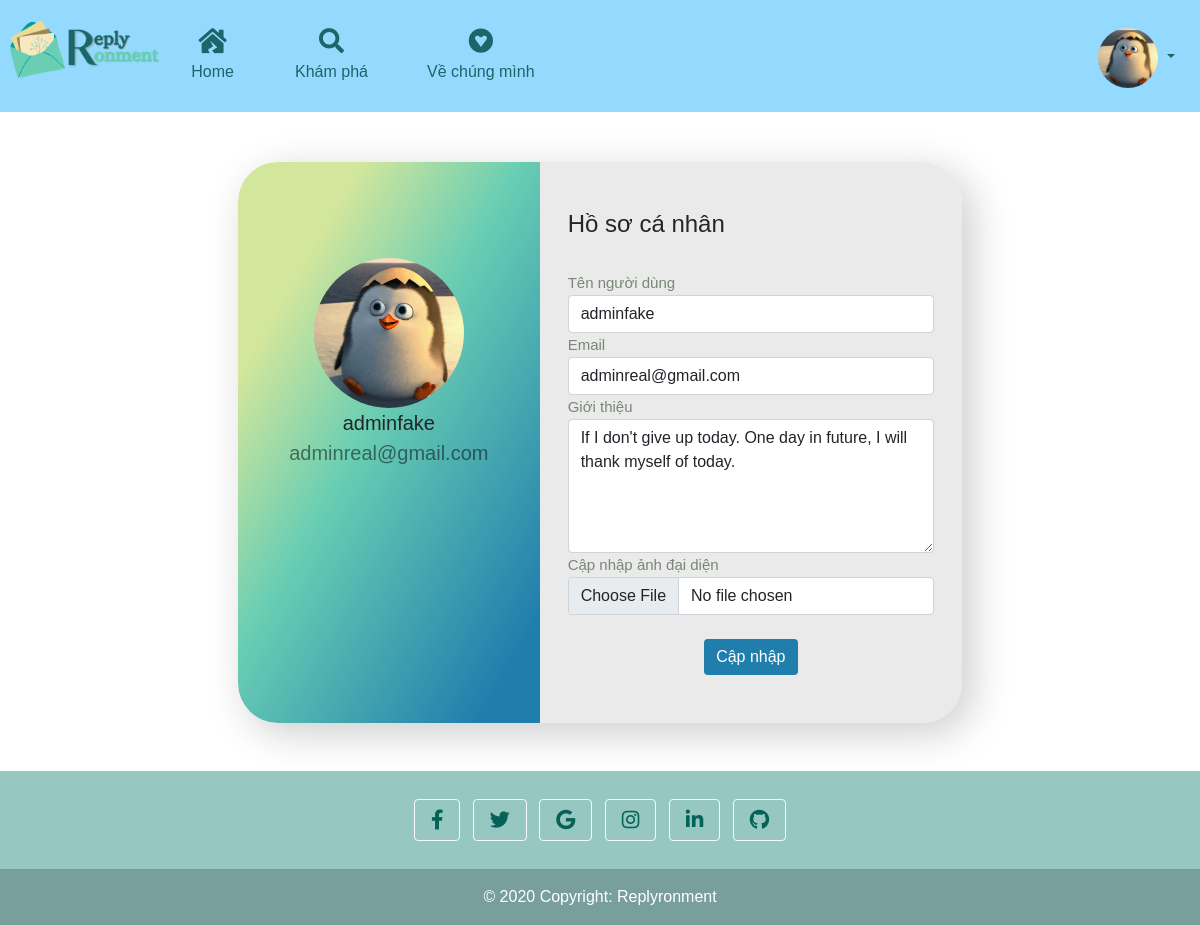
Before: /Profile/ (signed in) with the older database file.
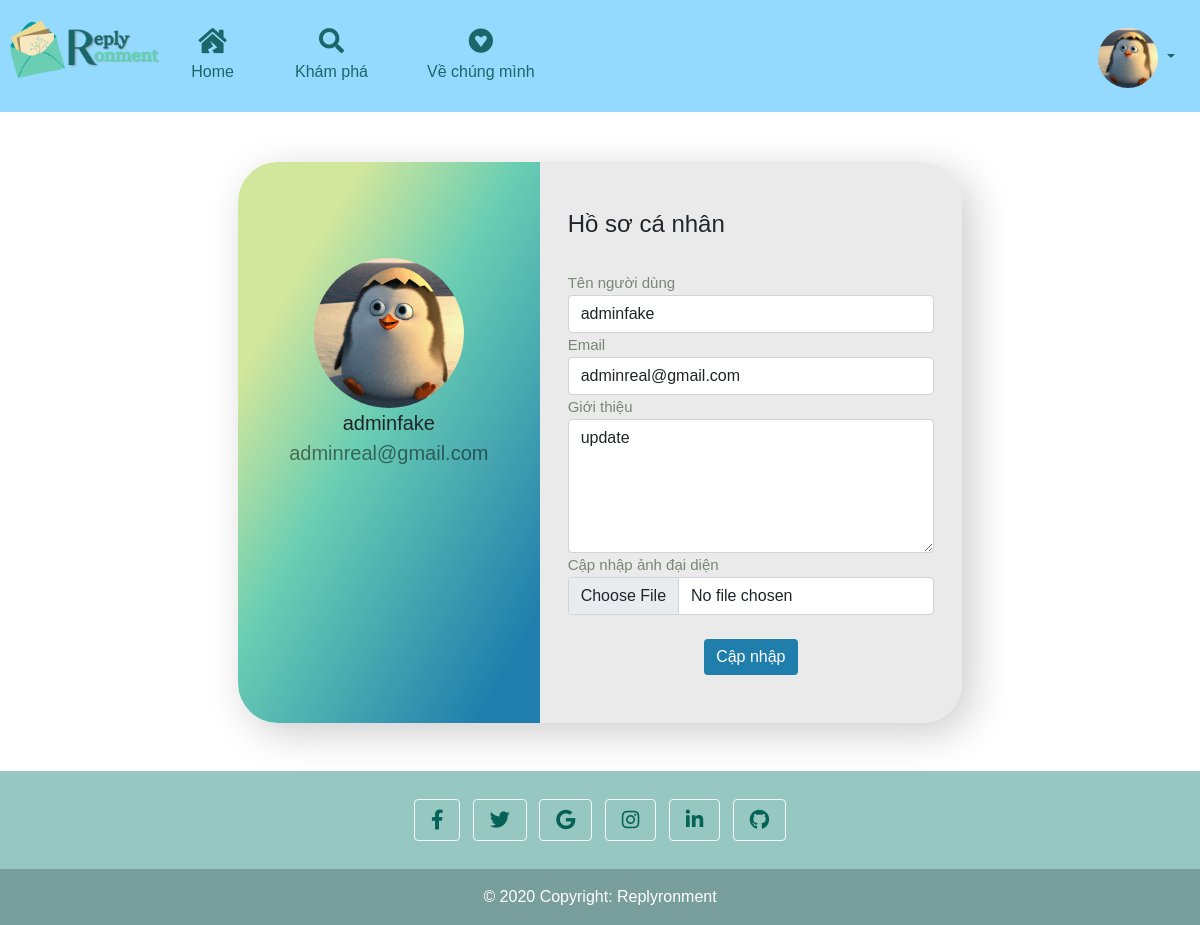
After: the same page with the newer database file.
### replyronment/models.py (models this page shows, shortened)
class Profile(models.Model):
    user = models.OneToOneField(User, on_delete=models.CASCADE)
    avatar = models.ImageField(default='earth.png', upload_to='profile_images')
    bio = models.TextField()
    score = models.IntegerField(default=0,validators=[MinValueValidator(0)])
    answered_ques = models.ManyToManyField('QuesModel', blank=True, related_name='Answered_Questions')
    Correct_ques = models.ManyToManyField('QuesModel', blank=True, related_name='Correct_Questions')
    Incorrect_ques = models.ManyToManyField('QuesModel', blank=True, related_name='Incorrect_Question')

### replyronment/views.py (the view)
# urls.py: path('Profile/',views.profile,name='profile'),
@login_required(login_url='/login')
def profile(request):
    if request.method == 'POST':
        u_form = UpdateUserForm(request.POST, instance=request.user)
        p_form = UpdateProfileForm(request.POST,
                                   request.FILES,
                                   instance=request.user.profile)
        if u_form.is_valid() and p_form.is_valid():
            u_form.save()
            p_form.save()
            return HttpResponseRedirect('/Profile')
    else:
        u_form = UpdateUserForm(instance=request.user)
        p_form = UpdateProfileForm(instance=request.user.profile)
    context = {
        'u_form': u_form,
        'p_form': p_form
    }
    return render(request, 'html/profilefake.html', context)

### replyronment/forms.py
class UpdateUserForm(forms.ModelForm):
    username = forms.CharField(max_length=100,
                               required=True,
                               widget=forms.TextInput(attrs={'class': 'form-control'}))
    email = forms.EmailField(required=True,
                             widget=forms.TextInput(attrs={'class': 'form-control'}))
    class Meta:
        model = User
        fields = ['username', 'email']

class UpdateProfileForm(forms.ModelForm):
    avatar = forms.ImageField(widget=forms.FileInput(attrs={'class': 'form-control-file'}))
    bio = forms.CharField(widget=forms.Textarea(attrs={'class': 'form-control', 'rows': 5}))
    class Meta:
        model = Profile
        fields = ['avatar', 'bio']

### replyronment/templates/html/profilefake.html (shortened to what this page needs)
{% load static %} {% load widget_tweaks %} {% include "html/navbar.html" %}
<link rel="stylesheet" href="/static/css/profile.css">
<div class="container rounded bg-white mt-5 mb-5" id="center-profile">
    <div class="container-profile">
        <div class="row" id="profile-box">
            <div class="col-md-5 border-right" id="profile-left">
                <div class="d-flex flex-column align-items-center text-center p-3 py-5">
                    <img class="rounded-circle mt-5" width="150px" src="{{ user.profile.avatar.url }}">
                    <span class="font-weight-bold">{{user.username}}</span>
                    <span class="text-black-50" style="color: #fff;">{{user.email}}</span>
                </div>
            </div>
            <div class="col-md-7" id="profile-right">
                <div class="p-3 py-5">
                    <div class="d-flex justify-content-between align-items-center mb-3">
                        <h4 class="text-right">Hồ sơ cá nhân</h4>
                    </div>
                    <form method="POST" enctype="multipart/form-data">
                        <div class="row mt-4">
                            <div class="col-md-12"><label class="labels">Tên người dùng</label>{% render_field u_form.username placeholder="Tên đăng nhập" class="form-control" %}</div>
                            <div class="col-md-12"><label class="labels">Email</label>{% render_field u_form.email placeholder="Email" class="form-control" %}</div>
                            <div class="col-md-12"><label class="labels">Giới thiệu</label>{% render_field p_form.bio placeholder="Giới thiệu" class="form-control" %}</div>
                            <div class="col-md-12"><label class="labels">Cập nhập ảnh đại diện</label>{% render_field p_form.avatar class="form-control" %}</div>
                        </div>
                        <div class="mt-4 text-center"><button class="btn btn-primary profile-button" type="submit">Cập nhập</button></div>
                    </form>
                </div>
            </div>
        </div>
    </div>
</div>
{% include "html/footer.html" %}

Changed rows visible on the page:
changed Profile: bio "If I don't give up today. One day in future, I will thank myself of today." → "update"
